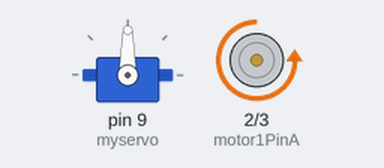
Bench run of a sketch on a simulated Arduino Uno, built with avr-gcc and run on an emulated ATmega328P. Parts: servo, motor-driver pin pairs drawn as motors (green arrow = first pin HIGH = forward, orange = second pin HIGH = backward, longer = more drive, scaled by the enable pin).

Above: at 0.05 s.
Timing chart, 0 to 3.0 s (numbered marks = the images above):
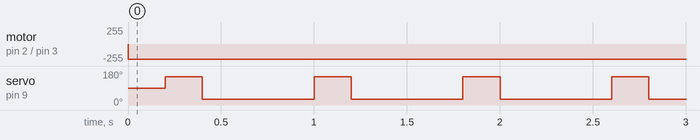

The sketch:

servo.ino
```cpp
#include <Servo.h>

Servo myservo;  // create servo object to control a servo
// twelve servo objects can be created on most boards
int motor1PinA = 2 ;

int motor1PinB =3 ;

int enablelPin= 11 ;

void setup() {
Serial.begin(9600);//시리얼통신
myservo.write(90);
myservo.attach(9);
pinMode(motor1PinA, OUTPUT);

pinMode(motor1PinB, OUTPUT);

pinMode(enablelPin, OUTPUT);

analogWrite(enablelPin, 1000);

}

void loop() {


Forward();
delay(200);
Turn();
delay(200);
Forward();
delay(200);
Stop();}
void Forward(){ // 앞


digitalWrite(motor1PinA, LOW);

digitalWrite(motor1PinB, HIGH);

}
void Turn(){
  myservo.write(150);
  delay(200);
  myservo.write(30);
}
void Stop(){
  digitalWrite(motor1PinA, LOW);

digitalWrite(motor1PinB, LOW);
}
```

Measured:
- by itself, motor on pin 2 (motor1PinA) / pin 3 (motor1PinB): stopped → backward 232/255 at 0.00 s
- by itself, servo on pin 9 (myservo): alternates 150° for 0.20 s and 30° for 0.60 s
